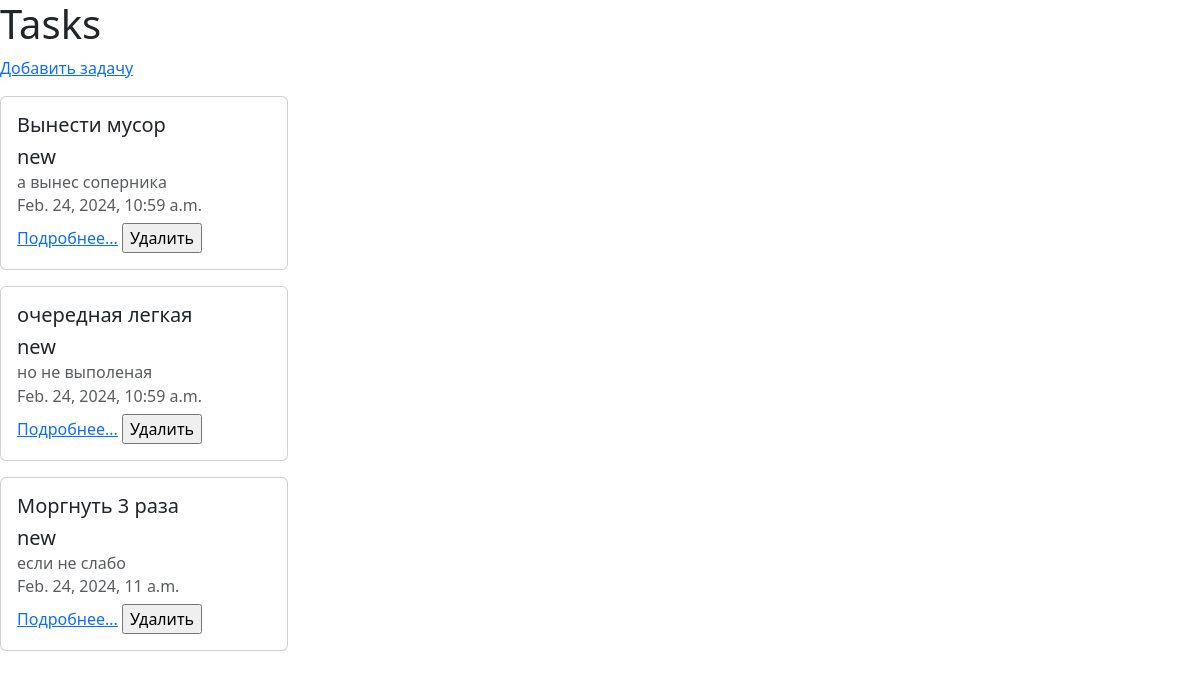
The page / on the database its author committed.
### webapp/models.py (models this page shows, shortened)
class Task(models.Model):
    title = models.CharField(max_length=100, verbose_name='Название')
    description = models.TextField(max_length=3000, verbose_name='Описание')
    completed = models.CharField(max_length=100, default=status_choices[0][0],
                                 verbose_name="Статус", choices=status_choices)
    date_of_completion = models.DateTimeField(verbose_name='Дата выполнения', auto_now_add=True)

### webapp/views.py (the view)
# urls.py: path('', index_view, name='index'),
def index_view(request):
    tasks = Task.objects.all()
    context = {"tasks": tasks}
    return render(request, 'index.html', context)

### webapp/templates/index.html (shortened to what this page needs)
{% load static %}
<!doctype html>
<html lang="en">
<head>
    <link href="https://cdn.jsdelivr.net/npm/bootstrap@5.3.2/dist/css/bootstrap.min.css" rel="stylesheet"
>
</head>
<body>
    <h1>Tasks</h1>
    <a href="task/add/" class="card-link">Добавить задачу</a>
    {% for task in tasks %}
        <div class="card my-3" style="width: 18rem;">
            <div class="card-body">
                <h5 class="card-title">{{ task.title }}</h5>
                <h5 class="card-title">{{ task.completed }}</h5>
                <h6 class="card-subtitle mb-2 text-body-secondary">{{ task.description }}</h6>
                <h6 class="card-subtitle mb-2 text-body-secondary">{{ task.date_of_completion }}</h6>
                <a href="{% url 'task_view' pk=task.pk %}" class="card-link">Подробнее...</a>
                <input href="{% url 'task_view' pk=task.pk %}" type="submit" value="Удалить"/>
            </div>
        </div>
    {% endfor %}
</body>
</html>

### rows shown on the page
Task: title "Вынести мусор", completed "new", description "а вынес соперника", date_of_completion "Feb. 24, 2024, 10:59 a.m.", id "Удалить"
Task: title "очередная легкая", completed "new", description "но не выполеная", date_of_completion "Feb. 24, 2024, 10:59 a.m.", id "Удалить"
Task: title "Моргнуть 3 раза", completed "new", description "если не слабо", date_of_completion "Feb. 24, 2024, 11 a.m.", id "Удалить"
